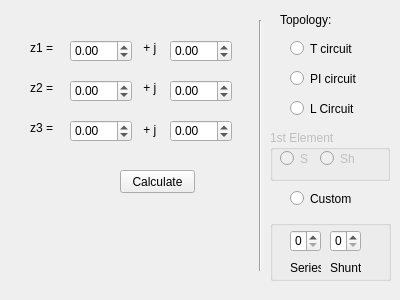
<?xml version="1.0" encoding="UTF-8"?>
<ui version="4.0">
 <class>dialogmat</class>
 <widget class="QWidget" name="dialogmat">
  <property name="geometry">
   <rect>
    <x>0</x>
    <y>0</y>
    <width>400</width>
    <height>300</height>
   </rect>
  </property>
  <property name="windowTitle">
   <string>ABCD Matrix</string>
  </property>
  <widget class="QLabel" name="B">
   <property name="geometry">
    <rect>
     <x>160</x>
     <y>210</y>
     <width>61</width>
     <height>16</height>
    </rect>
   </property>
   <property name="text">
    <string/>
   </property>
  </widget>
  <widget class="QRadioButton" name="CustomButton">
   <property name="geometry">
    <rect>
     <x>290</x>
     <y>190</y>
     <width>81</width>
     <height>17</height>
    </rect>
   </property>
   <property name="text">
    <string>Custom</string>
   </property>
  </widget>
  <widget class="QDoubleSpinBox" name="z2real">
   <property name="geometry">
    <rect>
     <x>70</x>
     <y>80</y>
     <width>62</width>
     <height>22</height>
    </rect>
   </property>
   <property name="minimum">
    <double>-10000.000000000000000</double>
   </property>
   <property name="maximum">
    <double>10000.000000000000000</double>
   </property>
   <property name="singleStep">
    <double>0.010000000000000</double>
   </property>
  </widget>
  <widget class="QDoubleSpinBox" name="z3real">
   <property name="geometry">
    <rect>
     <x>70</x>
     <y>120</y>
     <width>62</width>
     <height>22</height>
    </rect>
   </property>
   <property name="minimum">
    <double>-10000.000000000000000</double>
   </property>
   <property name="maximum">
    <double>10000.000000000000000</double>
   </property>
   <property name="singleStep">
    <double>0.010000000000000</double>
   </property>
  </widget>
  <widget class="QLabel" name="label_4">
   <property name="geometry">
    <rect>
     <x>140</x>
     <y>120</y>
     <width>31</width>
     <height>20</height>
    </rect>
   </property>
   <property name="text">
    <string> + j</string>
   </property>
  </widget>
  <widget class="QLabel" name="C">
   <property name="geometry">
    <rect>
     <x>66</x>
     <y>240</y>
     <width>61</width>
     <height>20</height>
    </rect>
   </property>
   <property name="text">
    <string/>
   </property>
  </widget>
  <widget class="QDoubleSpinBox" name="z3img">
   <property name="geometry">
    <rect>
     <x>170</x>
     <y>120</y>
     <width>62</width>
     <height>22</height>
    </rect>
   </property>
   <property name="minimum">
    <double>-10000.000000000000000</double>
   </property>
   <property name="maximum">
    <double>10000.000000000000000</double>
   </property>
   <property name="singleStep">
    <double>0.010000000000000</double>
   </property>
  </widget>
  <widget class="QDoubleSpinBox" name="z1real">
   <property name="geometry">
    <rect>
     <x>70</x>
     <y>40</y>
     <width>62</width>
     <height>22</height>
    </rect>
   </property>
   <property name="minimum">
    <double>-10000.000000000000000</double>
   </property>
   <property name="maximum">
    <double>10000.000000000000000</double>
   </property>
   <property name="singleStep">
    <double>0.010000000000000</double>
   </property>
  </widget>
  <widget class="QDoubleSpinBox" name="z1img">
   <property name="geometry">
    <rect>
     <x>170</x>
     <y>40</y>
     <width>62</width>
     <height>22</height>
    </rect>
   </property>
   <property name="minimum">
    <double>-10000.000000000000000</double>
   </property>
   <property name="maximum">
    <double>10000.000000000000000</double>
   </property>
   <property name="singleStep">
    <double>0.010000000000000</double>
   </property>
  </widget>
  <widget class="QLabel" name="label_5">
   <property name="geometry">
    <rect>
     <x>30</x>
     <y>80</y>
     <width>31</width>
     <height>16</height>
    </rect>
   </property>
   <property name="text">
    <string>z2 =</string>
   </property>
  </widget>
  <widget class="QLabel" name="label_2">
   <property name="geometry">
    <rect>
     <x>140</x>
     <y>40</y>
     <width>31</width>
     <height>16</height>
    </rect>
   </property>
   <property name="text">
    <string> + j</string>
   </property>
  </widget>
  <widget class="QRadioButton" name="PiButton">
   <property name="geometry">
    <rect>
     <x>290</x>
     <y>70</y>
     <width>82</width>
     <height>17</height>
    </rect>
   </property>
   <property name="text">
    <string>PI circuit</string>
   </property>
  </widget>
  <widget class="QLabel" name="label_7">
   <property name="geometry">
    <rect>
     <x>280</x>
     <y>10</y>
     <width>91</width>
     <height>20</height>
    </rect>
   </property>
   <property name="text">
    <string>Topology:</string>
   </property>
  </widget>
  <widget class="QDoubleSpinBox" name="z2img">
   <property name="geometry">
    <rect>
     <x>170</x>
     <y>80</y>
     <width>62</width>
     <height>22</height>
    </rect>
   </property>
   <property name="minimum">
    <double>-10000.000000000000000</double>
   </property>
   <property name="maximum">
    <double>10000.000000000000000</double>
   </property>
   <property name="singleStep">
    <double>0.010000000000000</double>
   </property>
  </widget>
  <widget class="Line" name="line_2">
   <property name="geometry">
    <rect>
     <x>250</x>
     <y>20</y>
     <width>20</width>
     <height>251</height>
    </rect>
   </property>
   <property name="orientation">
    <enum>Qt::Vertical</enum>
   </property>
  </widget>
  <widget class="QPushButton" name="pushButton">
   <property name="geometry">
    <rect>
     <x>120</x>
     <y>170</y>
     <width>75</width>
     <height>23</height>
    </rect>
   </property>
   <property name="text">
    <string>Calculate</string>
   </property>
  </widget>
  <widget class="QLabel" name="D">
   <property name="geometry">
    <rect>
     <x>160</x>
     <y>240</y>
     <width>61</width>
     <height>16</height>
    </rect>
   </property>
   <property name="text">
    <string/>
   </property>
  </widget>
  <widget class="QLabel" name="A">
   <property name="geometry">
    <rect>
     <x>66</x>
     <y>210</y>
     <width>61</width>
     <height>20</height>
    </rect>
   </property>
   <property name="text">
    <string/>
   </property>
  </widget>
  <widget class="QLabel" name="label_3">
   <property name="geometry">
    <rect>
     <x>140</x>
     <y>80</y>
     <width>31</width>
     <height>16</height>
    </rect>
   </property>
   <property name="text">
    <string> + j</string>
   </property>
  </widget>
  <widget class="QLabel" name="label">
   <property name="geometry">
    <rect>
     <x>30</x>
     <y>40</y>
     <width>31</width>
     <height>16</height>
    </rect>
   </property>
   <property name="text">
    <string>z1 =</string>
   </property>
  </widget>
  <widget class="QLabel" name="label_6">
   <property name="geometry">
    <rect>
     <x>30</x>
     <y>120</y>
     <width>31</width>
     <height>16</height>
    </rect>
   </property>
   <property name="text">
    <string>z3 =</string>
   </property>
  </widget>
  <widget class="QRadioButton" name="TButton">
   <property name="geometry">
    <rect>
     <x>290</x>
     <y>40</y>
     <width>82</width>
     <height>17</height>
    </rect>
   </property>
   <property name="text">
    <string>T circuit</string>
   </property>
  </widget>
  <widget class="QRadioButton" name="radioButton">
   <property name="geometry">
    <rect>
     <x>290</x>
     <y>100</y>
     <width>82</width>
     <height>17</height>
    </rect>
   </property>
   <property name="text">
    <string>L Circuit</string>
   </property>
  </widget>
  <widget class="QGroupBox" name="groupBox">
   <property name="enabled">
    <bool>false</bool>
   </property>
   <property name="geometry">
    <rect>
     <x>270</x>
     <y>130</y>
     <width>120</width>
     <height>51</height>
    </rect>
   </property>
   <property name="title">
    <string>1st Element</string>
   </property>
   <widget class="QRadioButton" name="radioButton_2">
    <property name="geometry">
     <rect>
      <x>10</x>
      <y>20</y>
      <width>82</width>
      <height>17</height>
     </rect>
    </property>
    <property name="text">
     <string>S</string>
    </property>
   </widget>
   <widget class="QRadioButton" name="radioButton_3">
    <property name="geometry">
     <rect>
      <x>50</x>
      <y>20</y>
      <width>82</width>
      <height>17</height>
     </rect>
    </property>
    <property name="text">
     <string>Sh</string>
    </property>
   </widget>
  </widget>
  <widget class="QGroupBox" name="groupBox_2">
   <property name="enabled">
    <bool>true</bool>
   </property>
   <property name="geometry">
    <rect>
     <x>270</x>
     <y>220</y>
     <width>121</width>
     <height>61</height>
    </rect>
   </property>
   <property name="title">
    <string/>
   </property>
   <widget class="QSpinBox" name="spinBox_3">
    <property name="enabled">
     <bool>true</bool>
    </property>
    <property name="geometry">
     <rect>
      <x>20</x>
      <y>10</y>
      <width>31</width>
      <height>22</height>
     </rect>
    </property>
   </widget>
   <widget class="QSpinBox" name="spinBox_2">
    <property name="enabled">
     <bool>true</bool>
    </property>
    <property name="geometry">
     <rect>
      <x>60</x>
      <y>10</y>
      <width>31</width>
      <height>22</height>
     </rect>
    </property>
   </widget>
   <widget class="QLabel" name="label_8">
    <property name="geometry">
     <rect>
      <x>20</x>
      <y>40</y>
      <width>31</width>
      <height>16</height>
     </rect>
    </property>
    <property name="text">
     <string>Series</string>
    </property>
   </widget>
   <widget class="QLabel" name="label_9">
    <property name="geometry">
     <rect>
      <x>60</x>
      <y>40</y>
      <width>31</width>
      <height>16</height>
     </rect>
    </property>
    <property name="text">
     <string>Shunt</string>
    </property>
   </widget>
  </widget>
 </widget>
 <resources/>
 <connections/>
</ui>
